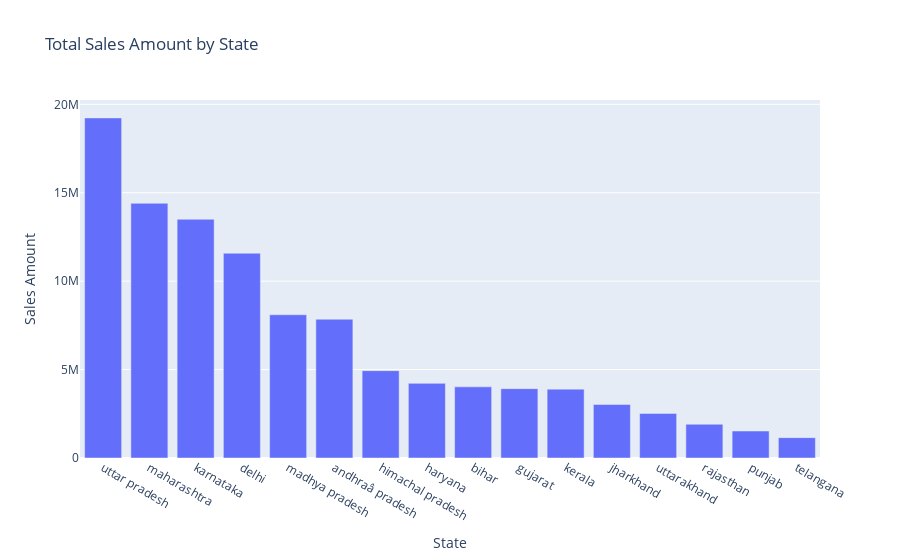

Notebook source saved alongside this figure:
### Code cell
# 📌 Interactive Plot with Plotly
import plotly.express as px

# Interactive bar chart for Amount by State
fig = px.bar(df.groupby('State')['Amount'].sum().reset_index().sort_values(by='Amount', ascending=False),
             x='State', y='Amount',
             title='Total Sales Amount by State',
             labels={'Amount': 'Sales Amount'})
fig.show()

### Figure 1 — Plotly figure (JSON) as saved in the notebook; plotly's stock layout.template omitted (floating-point values rounded to 4 significant figures)
{"data": [{"hovertemplate": "State=%{x}<br>Sales Amount=%{y}<extra></extra>", "legendgroup": "", "marker": {"color": "#636efa", "pattern": {"shape": ""}}, "name": "", "orientation": "v", "showlegend": false, "textposition": "auto", "type": "bar", "x": ["uttar pradesh", "maharashtra", "karnataka", "delhi", "madhya pradesh", "andhraâ pradesh", "himachal pradesh", "haryana", "bihar", "gujarat", "kerala", "jharkhand", "uttarakhand", "rajasthan", "punjab", "telangana"], "xaxis": "x", "y": [19232733, 14403591, 13499628, 11580048, 8101142, 7847384, 4939491, 4220175, 4022757, 3922205, 3894491, 3026456, 2520944, 1909409, 1525800, 1151490], "yaxis": "y"}], "layout": {"barmode": "relative", "legend": {"tracegroupgap": 0}, "title": {"text": "Total Sales Amount by State"}, "xaxis": {"anchor": "y", "domain": [0, 1], "title": {"text": "State"}}, "yaxis": {"anchor": "x", "domain": [0, 1], "title": {"text": "Sales Amount"}}}}
